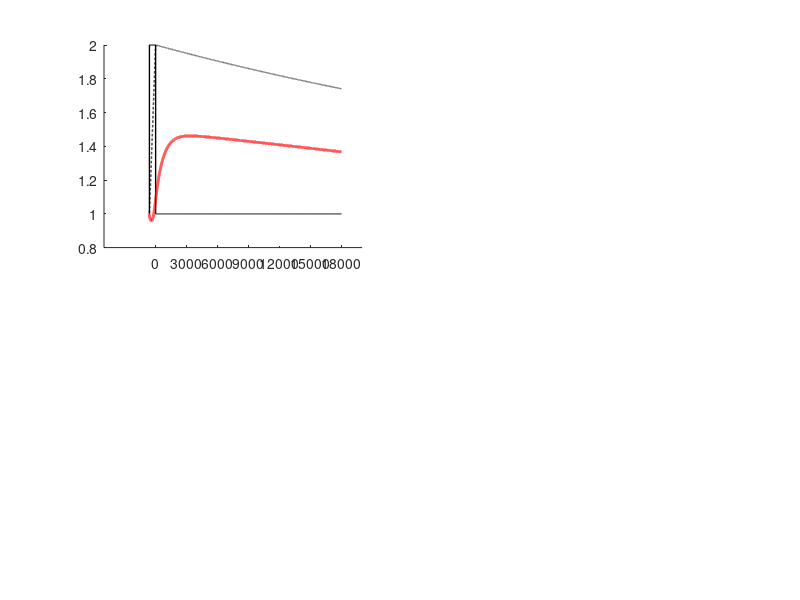

Recreate this plot in MATLAB. (Note: this script raises an error after producing the figure.)
%%
outdir = '/Users/bs3667/Library/CloudStorage/GoogleDrive-bs3667@nyu.edu/My Drive/LDDM/Froemke/DynamicVersion';
addpath('./utils/');
%% Pairing the plasticity
% according to Feild,... Freomke, 2020, Neuron, Figure 4
% The time constants of homosynaptic plasticity are 1.0 min and 0.6 min for excitation and inhibition, respoectively
% The time constants of heterosynaptic plasticity are 4.8 and 9.1 min for excitation and inhibition, respoectively
dt = .1;
duration = 30*60; %s
twindow = 60;
gamma = .001;
tauhom_e = 1*60;
tauhom_i = .6*60;
tauhet_e = 4.8*60;
tauhet_i = 9.1*60;

tauH = 100*60;
lambda = 0.1;
h = figure;
filename = 'Plasticity_dynamic_simulation';
plti = 0;
for type = ['e','i']
    for pair = [1, 0]
        switch pair
            case 1
                mycol = 'r';
            case 0
                mycol = 'b';
        end
        plti = plti + 1;
        subplot(2,2,plti);
        hold on;
        H = 0; % plasticity mediator with delayed response to pre-post pairing
        P0 = .5;
        P = P0; % the connection plasticity from I to E
        output = zeros(ceil(duration/dt),3);
        x = -ceil((twindow+3)/dt):ceil(duration/dt);
        for i = 1:length(x)
            PrePost = 100 *(x(i)<=0 & x(i) >= -twindow/dt) * pair;
            dH = (-H/tauH + PrePost*lambda)*dt;
            H = H + dH;
            dP = (-P/eval(['tauhet_' type]) + (1-P)*gamma*H/eval(['tauhom_' type]))*dt;
            P = P + dP;
            output(i,:) = [PrePost, H, P];
        end
        plot(x, output(:,1)./max(output(:,1)) + 1, 'k-', 'LineWidth', 1);
        plot(x, output(:,2)./max(output(:,2)) + 1, 'k--', 'LineWidth', 1);
        plot(x, output(:,3)/P0, '-', 'Color', mycol, 'LineWidth', 2);
        xticks([0:5:30]*60/dt);
        xticklabels(num2str([0:5:30]'));
        xlabel('Time (min)');
        ylabel('Strength rescaled');
        if plti == 2
            legend({'Pre-Post pairing','Hidden process','Synaptic strength'}, 'Location', 'Best');
        end
    end
end
mysavefig(h, filename, outdir, 14, [8, 6]);
%% Dynamics of the synaptic connections
dt = .01;
tau = .3;
duration = 20; %s
twindow = 3;
gamma = .001;
tauR = .1;
tauG = .1;
tauD = .1;
tauP = 60;
tauH = 60;
w = 1;
R = 0;
G = 0;
D = 0;
H = 0; % plasticity mediator with delayed response to pre-post pairing
P = 0; % the connection plasticity from I to E

Input = 20;
output = zeros(ceil(duration/dt),5);
for ti = 1:ceil(duration/dt)
    dR = (-R + Input/(1 + P*G))*dt/tauR;
    dG = (-G + w*R)*dt/tauG;
    G = G + dG;
    R = R + dR;

    PrePost = R*G *(ti<twindow/dt);
    dH = (-H + PrePost)*dt/tauH;
    H = H + dH;
    dP = (-P + (1-P)*gamma*H)*dt/tauP;
    P = P + dP;
    output(ti,:) = [R, G, PrePost, H, P];
end

plot(output./max(output), 'LineWidth', 2);
legend({'R','G','PrePost','H','P'});

%% The network architecture
rng(2023);
r_e = 800; % radius of the pyramidal axons, um
r_i = 250;% radius of the inhibitory axons, um
h = figure;
filename = 'Schema_Before';
hold on;
D = 2000; % physical distance between the two pools of pyramidal neurons, um
x = [-D, D]/2;
y = [0, 0];
plot(x, y, '.k', 'MarkerSize', 100);
N = 2000;
xI = -D + rand(N,1)*D*2;
yI = -D/2 + rand(N,1)*D;
plot(xI, yI, '.b', 'MarkerSize',1);
Dstc = []; % distance between the pyramidal pool and the interneurons
PhysclCnnctProb_EI = []; % physical connection probability from the pyramidal
% pool to the interneurons, exponentially decay according to r_e
PhysclCnnct_EI = []; % physical connection from the pyramidal pool to the interneurons
PhysclCnnctProb_IE = []; % physical connection probability from the interneurons
% to the pyramidal pool, exponentially decay according to r_e
PhysclCnnct_IE = []; % physical connection from the interneurons to the pyramidal pool
for pyri = 1:2
    Dstc(:,pyri) = sqrt((xI - x(pyri)).^2 + (yI - y(pyri)).^2);
    PhysclCnnctProb_EI(:, pyri) = exp(-Dstc(:,pyri)/r_e);
    PhysclCnnctProb_IE(:, pyri) = exp(-Dstc(:,pyri)/r_i);
end
PhysclCnnct_EI = PhysclCnnctProb_EI >= rand(size(PhysclCnnctProb_EI));
PhysclCnnct_IE = PhysclCnnctProb_IE >= rand(size(PhysclCnnctProb_IE));
% for pyri = 1:2
%     for j = 1:numel(xI)
%         if PhysclCnnct_EI(j, pyri) == 1
%             plot([x(pyri), xI(j)], [y(pyri), yI(j)], 'k-', 'LineWidth', 1);
%         end
%     end
% end
mask1 = any(PhysclCnnct_EI, 2);
plot(xI(mask1), yI(mask1),'.b', 'MarkerSize',15);
plot(xI(~mask1), yI(~mask1),'.', 'Color', [.5,.5,.5], 'MarkerSize',15);
for j = 1:numel(xI)
    for pyri = 1:2
        if PhysclCnnct_IE(j, pyri) == 1 && PhysclCnnct_EI(j, pyri) == 1
            plot([xI(j), x(pyri)], [yI(j), y(pyri)], 'r-',  'LineWidth', 2);
        end
    end
end
mask2 = any(PhysclCnnct_IE, 2);
mask3 = all(PhysclCnnct_EI, 2);
plot(xI(mask2&mask3), yI(mask2&mask3),'.c', 'MarkerSize',25);
for j = 1:numel(xI)
    for pyri = 1:2
        if PhysclCnnct_IE(j, pyri) == 1 && all(PhysclCnnct_EI(j, :) == 1)
            plot([xI(j), x(pyri)], [yI(j), y(pyri)], 'r-',  'LineWidth', 2);
            % plot([x(3-pyri), xI(j)], [y(3-pyri), yI(j)], 'c-', 'LineWidth', 1);
            plot([x(3-pyri), xI(j)], [y(3-pyri), yI(j)], 'c-', 'LineWidth', 1);
        end
    end
end
xlabel('\mum');
ylabel('\mum');
mysavefig(h, filename, outdir, 14, [8, 4]);

%% STDP - singleton
Input = [20, 20];
R = 0;
G = zeros(size(PhysclCnnct_IE(:,1)));
H = G;
P = G;

for duration = [20, 30*60]
    switch duration
        case 20
            filename = 'Shortterm_dynamic';
            dt = 0.01;
            xt = 0:5:duration;
            xtl = xt;
            unit = 'Time (s)';
        case 30*60
            filename = "Longterm_dynamic";
            dt = 0.1;
            xt = 0:5*60:duration;
            xtl = xt/60;
            unit = 'Time (min)';
    end
    time = 0:ceil(duration/dt);
    Rt = [];
    Gt = [];
    Ht = [];
    Pt = [];
    type = 'i';
    for i = 1:length(time)
        G0 = G;
        dR = (-R + Input(1)/(1 + sum(P.*G)))*dt/tauR;
        dG = (-G + w*R*PhysclCnnct_EI(:,1))*dt/tauG;
        R = R + dR;
        G = G + dG;
        PrePost = G0*R;
        dH = (-H/tauH + lambda*PrePost.*PhysclCnnct_IE(:,1))*dt;
        H = H + dH;
        dP = (-P/eval(['tauhet_' type]) + gamma*(1-P).*H/eval(['tauhom_' type]))*dt;
        P = P + dP;
        Rt(:,i) = R;
        Gt(:,i) = G;
        Ht(:,i) = H;
        Pt(:,i) = P;
    end
    % visualization
    h = figure;
    subplot(2,1,1);
    hold on;
    plot(Rt, 'k-', 'LineWidth', 2);
    plot(mean(Gt(~PhysclCnnct_EI(:,1),:), 1), '-', 'Color', [.5, .5, .5], 'LineWidth', 2);
    plot(mean(Gt(PhysclCnnct_EI(:,1),:), 1), 'b-', 'LineWidth', 1);
    plot(mean(Gt(PhysclCnnct_EI(:,1) & PhysclCnnct_IE(:,1),:), 1), 'r--', 'LineWidth', 1);
    legend({'R','G-unconnected','G-connected', 'G-reciprocal'}, "Location", "best");
    xticks(xt/dt);
    xticklabels(num2str(xtl'));
    xlabel(unit);
    ylabel('Firing rates (Hz)');
    mysavefig(h, filename, outdir, 14, [6,4]);

    subplot(2,1,2);
    hold on;
    plot(mean(Pt(~PhysclCnnct_EI(:,1) & PhysclCnnct_IE(:,1),:), 1), 'b-', 'LineWidth', 2);
    plot(mean(Pt(PhysclCnnct_EI(:,1) & PhysclCnnct_IE(:,1),:), 1), 'r-', 'LineWidth', 2);
    legend({'Synaptic strength - uni-directional','Synaptic strength - reciprocal'}, "Location", "best");
    xticks(xt/dt);
    xticklabels(num2str(xtl'));
    xlabel(unit);
    ylabel('Synaptic strength');
    mysavefig(h, filename, outdir, 14, [6,8]);
end


%% temporal_kernal(Pre, Post)
function dW = temporal_kernal(Pre_history, Post_history)
tau_plus = 5; %ms
tau_minus = 5; %ms
% granger causality

% adaptation on the connection weigths, i.e., dW

end

%% Orenstein-Ulenbeck process
function noise = OU(noise, sgm, dt, size) 
tauN = .002; % s
noise = noise + (-noise + randn(size).*sqrt(dt).*sgm)/tauN*dt;
end